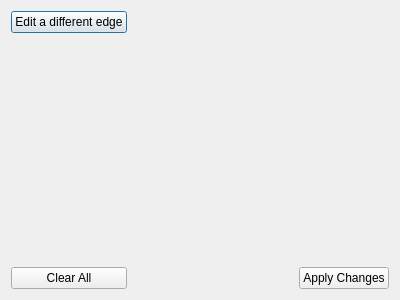
<?xml version="1.0" encoding="UTF-8"?>
<ui version="4.0">
 <class>TurnRestrictionEditor</class>
 <widget class="QDialog" name="TurnRestrictionEditor">
  <property name="geometry">
   <rect>
    <x>0</x>
    <y>0</y>
    <width>400</width>
    <height>300</height>
   </rect>
  </property>
  <property name="windowTitle">
   <string>Turn Restrictions</string>
  </property>
  <layout class="QGridLayout" name="gridLayout">
   <item row="1" column="0">
    <spacer name="verticalSpacer">
     <property name="orientation">
      <enum>Qt::Vertical</enum>
     </property>
     <property name="sizeHint" stdset="0">
      <size>
       <width>20</width>
       <height>40</height>
      </size>
     </property>
    </spacer>
   </item>
   <item row="0" column="0">
    <widget class="QPushButton" name="editOtherEdgeButton">
     <property name="text">
      <string>Edit a different edge</string>
     </property>
    </widget>
   </item>
   <item row="0" column="1">
    <spacer name="horizontalSpacer">
     <property name="orientation">
      <enum>Qt::Horizontal</enum>
     </property>
     <property name="sizeHint" stdset="0">
      <size>
       <width>40</width>
       <height>20</height>
      </size>
     </property>
    </spacer>
   </item>
   <item row="2" column="2">
    <widget class="QPushButton" name="applyButton">
     <property name="text">
      <string>Apply Changes</string>
     </property>
    </widget>
   </item>
   <item row="2" column="0">
    <widget class="QPushButton" name="clearTurnRestrictionsButton">
     <property name="text">
      <string>Clear All</string>
     </property>
    </widget>
   </item>
  </layout>
 </widget>
 <resources/>
 <connections/>
</ui>
